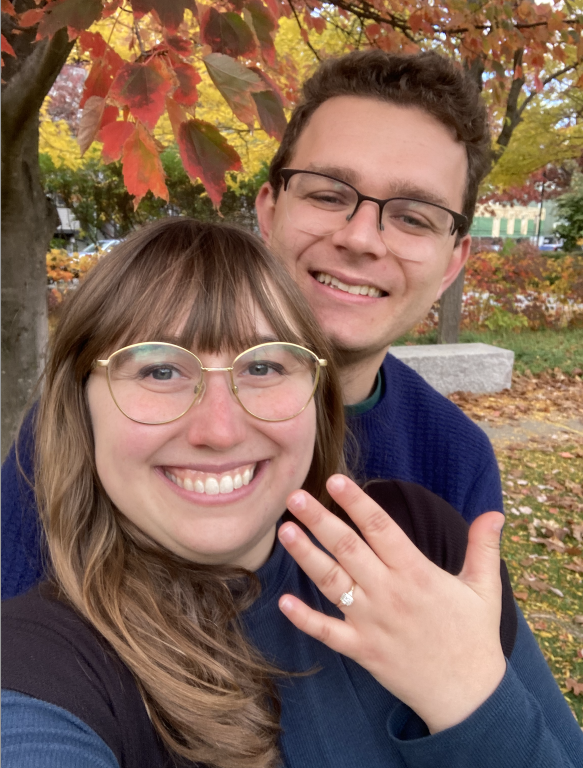
#> input picture assets/cj1.png, 1166 x 1536 px (shown at 1/2 size); its folder holds only this picture in this run
$ jupyter execute Untitled.ipynb
#> lines starting #> are read from the running program, lines starting #| are printed output that depends on the picture
[cell 1]
from PIL import Image, ImageOps
import os

# Directory where the images are stored
input_dir = "assets/"  # Path to your input images
output_dir = "output/"  # Path to store processed images

# Ensure output directory exists
os.makedirs(output_dir, exist_ok=True)

def process_image(image_path, output_path):
#> called with image_path = 'assets/cj1.png', output_path = 'output/cj1.png'
    with Image.open(image_path) as img:
        # Resize the image to a height of 500px, maintaining aspect ratio
#> img is the input picture: PIL image 1166x1536 RGBA; mean R, G, B, A 129.7, 102.2, 87.8, 255
        aspect_ratio = img.width / img.height
#> aspect_ratio = 0.759
        new_width = int(500 * aspect_ratio)
#> new_width = 379
        img = img.resize((new_width, 500))
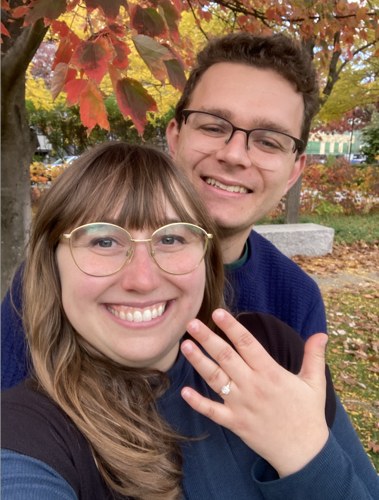
#> img: PIL image 379x500 RGBA; mean R, G, B, A 129.7, 102.2, 87.8, 255

        # Check if the image is wider than 600px
        if img.width > 600:
            # Crop the image to 600px width (centered)
            left = (img.width - 600) / 2
            top = 0
            right = left + 600
            bottom = 500
            img = img.crop((left, top, right, bottom))

        # If the image is narrower than 600px, add transparent padding to make it 600px wide
        elif img.width < 600:
            # Add transparent padding to the left and right
            padding_left = (600 - img.width) // 2
#> padding_left = 110
            padding_right = 600 - img.width - padding_left
#> padding_right = 111
            img = ImageOps.expand(img, (padding_left, 0, padding_right, 0), (255, 255, 255, 0))
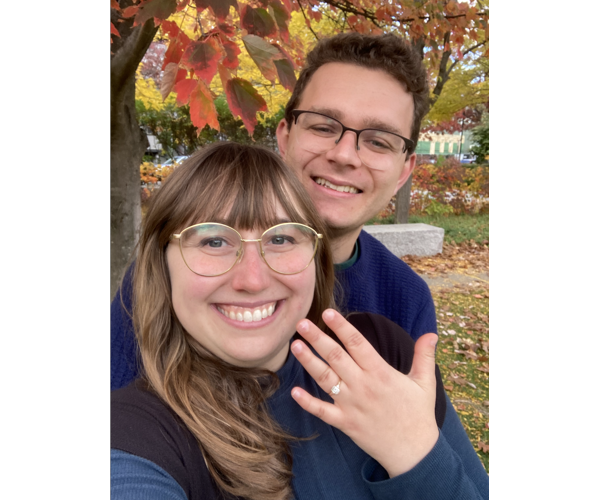
#> img: PIL image 600x500 RGBA; mean R, G, B, A 175.8, 158.5, 149.4, 161.1; transparent parts drawn white

        # Save the processed image
        img.save(output_path)

# Process all images in the input directory
for filename in os.listdir(input_dir):
    if filename.endswith((".png", ".jpg", ".jpeg")):  # Process only image files
        input_path = os.path.join(input_dir, filename)
        output_path = os.path.join(output_dir, filename)
        process_image(input_path, output_path)
        print(f"Processed {filename}")

$ run again, on assets/cj6.png
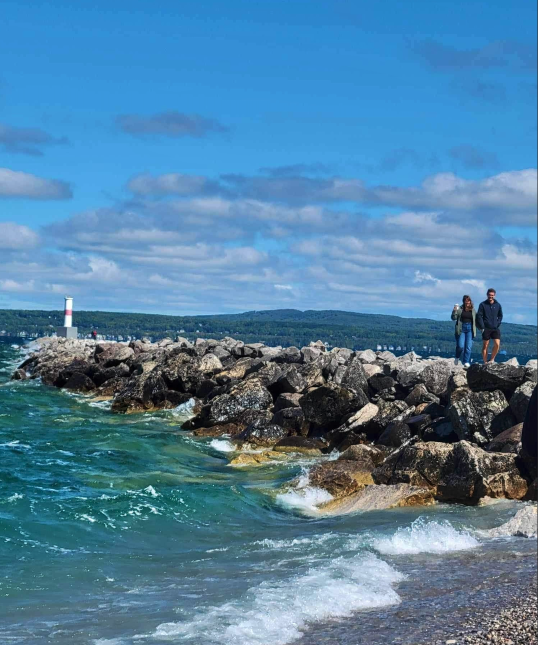
#> input picture assets/cj6.png, 1076 x 1290 px (shown at 1/2 size)
#> in process_image, img is the input picture: PIL image 1076x1290 RGBA; mean R, G, B, A 82.2, 128.8, 160.7, 255
#> in process_image, `img = img.resize((new_width, 500))`:
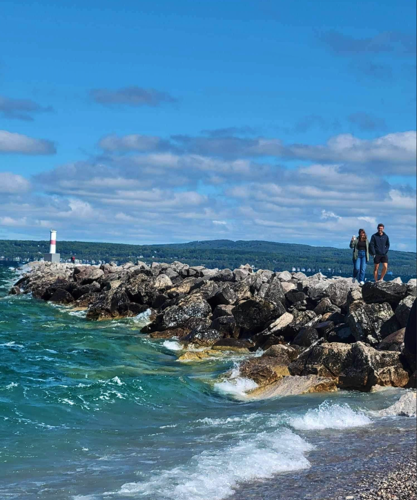
#> img: PIL image 417x500 RGBA; mean R, G, B, A 82.2, 128.8, 160.7, 255
#> in process_image, `img = ImageOps.expand(img, (padding_left, 0, padding_right, 0), (255, ..`:
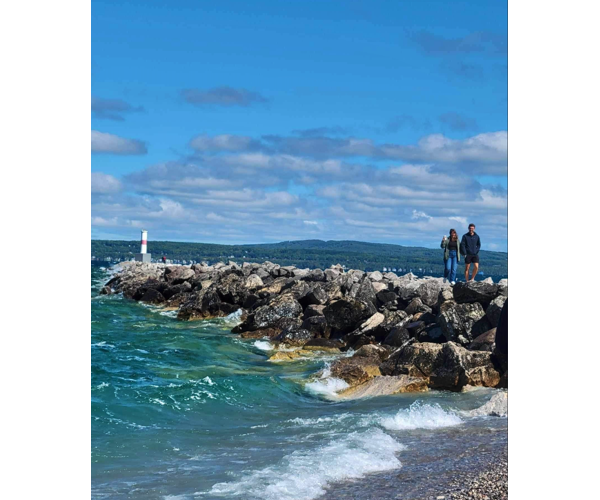
#> img: PIL image 600x500 RGBA; mean R, G, B, A 134.9, 167.3, 189.5, 177.2; transparent parts drawn white

$ run again, on assets/cj2.png
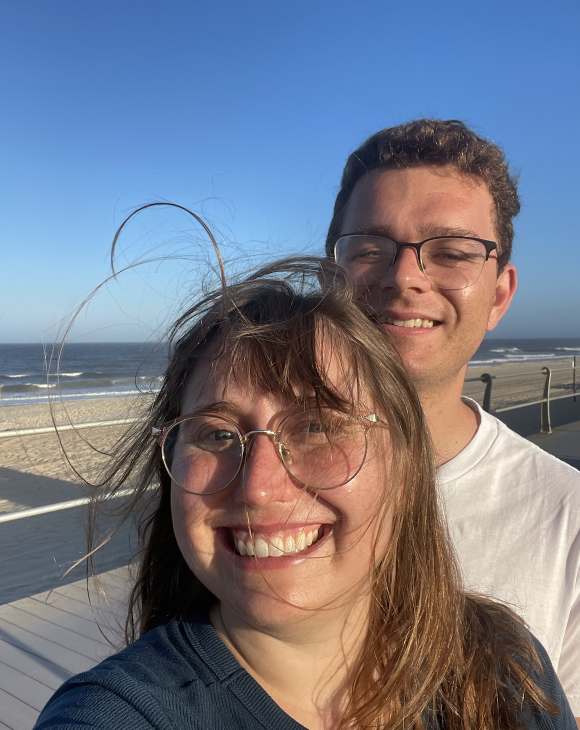
#> input picture assets/cj2.png, 1160 x 1460 px (shown at 1/2 size)
#> in process_image, img is the input picture: PIL image 1160x1460 RGBA; mean R, G, B, A 117.4, 120.5, 134.5, 255
#> in process_image, `img = img.resize((new_width, 500))`:
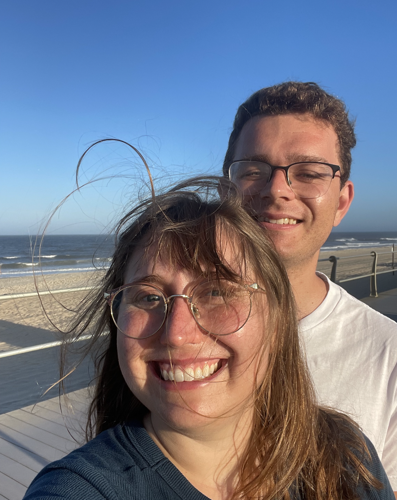
#> img: PIL image 397x500 RGBA; mean R, G, B, A 117.4, 120.5, 134.5, 255
#> in process_image, `img = ImageOps.expand(img, (padding_left, 0, padding_right, 0), (255, ..`:
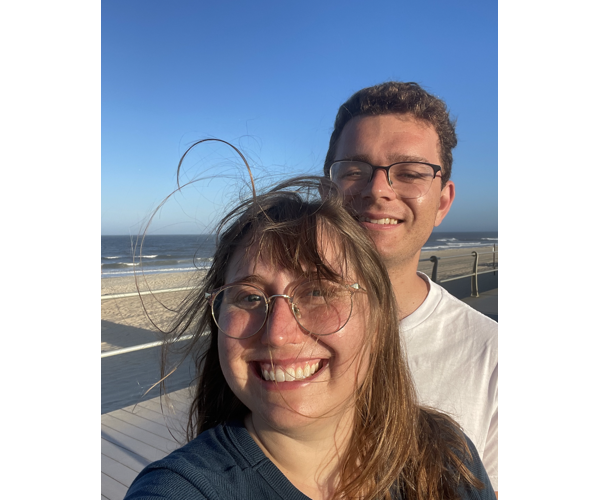
#> img: PIL image 600x500 RGBA; mean R, G, B, A 163.9, 166, 175.3, 168.7; transparent parts drawn white
